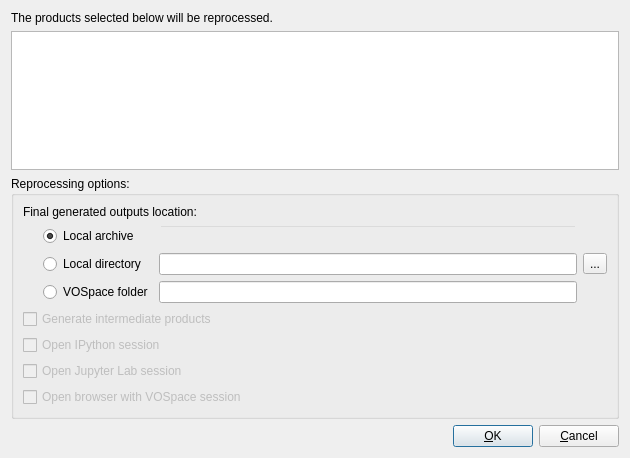
<?xml version="1.0" encoding="UTF-8"?>
<ui version="4.0">
 <class>DlgReproc</class>
 <widget class="QDialog" name="DlgReproc">
  <property name="geometry">
   <rect>
    <x>0</x>
    <y>0</y>
    <width>630</width>
    <height>458</height>
   </rect>
  </property>
  <property name="windowTitle">
   <string>Products Reprocessing</string>
  </property>
  <layout class="QVBoxLayout" name="verticalLayout_2">
   <item>
    <widget class="QLabel" name="lblDesc">
     <property name="text">
      <string>The products selected below will be reprocessed.</string>
     </property>
    </widget>
   </item>
   <item>
    <widget class="QListWidget" name="lstInputProducts"/>
   </item>
   <item>
    <widget class="QGroupBox" name="grpboxOptions">
     <property name="title">
      <string>Reprocessing options:</string>
     </property>
     <layout class="QVBoxLayout" name="verticalLayout">
      <item>
       <widget class="QLabel" name="label_3">
        <property name="text">
         <string>Final generated outputs location:</string>
        </property>
       </widget>
      </item>
      <item>
       <layout class="QGridLayout" name="gridLayout_2">
        <item row="1" column="1">
         <widget class="QRadioButton" name="rbtnLocalDir">
          <property name="toolTip">
           <string>&lt;html&gt;&lt;head/&gt;&lt;body&gt;&lt;p&gt;Reprocessed files will be stored in the selected local directory (defaults to defined user area). Output products are NOT re-ingested into the system.&lt;/p&gt;&lt;/body&gt;&lt;/html&gt;</string>
          </property>
          <property name="text">
           <string>Local directory</string>
          </property>
          <attribute name="buttonGroup">
           <string notr="true">btngrpOutputsLocation</string>
          </attribute>
         </widget>
        </item>
        <item row="2" column="1">
         <widget class="QRadioButton" name="rbtnVOSpace">
          <property name="toolTip">
           <string>&lt;html&gt;&lt;head/&gt;&lt;body&gt;&lt;p&gt;Reprocessed files will be uploaded to the specifed VOSpace folder (defaults to defined folder in the config. file). Output products are NOT re-ingested into the system.&lt;/p&gt;&lt;/body&gt;&lt;/html&gt;</string>
          </property>
          <property name="text">
           <string>VOSpace folder</string>
          </property>
          <attribute name="buttonGroup">
           <string notr="true">btngrpOutputsLocation</string>
          </attribute>
         </widget>
        </item>
        <item row="2" column="2">
         <widget class="QLineEdit" name="edVOSpace">
          <property name="toolTip">
           <string>Final location of output products after reprocessing (can be modified, jusst change the path in this edit box)</string>
          </property>
         </widget>
        </item>
        <item row="0" column="2">
         <widget class="QLineEdit" name="edLocalArch">
          <property name="toolTip">
           <string>Final location of output products after reprocessing (cannot be modified)</string>
          </property>
          <property name="styleSheet">
           <string notr="true">* { background-color: rgba(0, 0, 0, 0); }</string>
          </property>
          <property name="frame">
           <bool>true</bool>
          </property>
         </widget>
        </item>
        <item row="1" column="2">
         <widget class="QLineEdit" name="edLocalDir">
          <property name="toolTip">
           <string>Final location of output products after reprocessing (can be modified,use button next to this edition box.)</string>
          </property>
         </widget>
        </item>
        <item row="0" column="1">
         <widget class="QRadioButton" name="rbtnLocalArch">
          <property name="toolTip">
           <string>&lt;html&gt;&lt;head/&gt;&lt;body&gt;&lt;p&gt;Reprocessed data will be stored in the QPF Local Archive, with the proper updated version.  As in the nominal processing, the outputs will be re-ingested into the system for further processing, if needed.&lt;/p&gt;&lt;/body&gt;&lt;/html&gt;</string>
          </property>
          <property name="text">
           <string>Local archive</string>
          </property>
          <property name="checked">
           <bool>true</bool>
          </property>
          <attribute name="buttonGroup">
           <string notr="true">btngrpOutputsLocation</string>
          </attribute>
         </widget>
        </item>
        <item row="1" column="3">
         <widget class="QToolButton" name="tbtnLocal">
          <property name="text">
           <string>...</string>
          </property>
         </widget>
        </item>
        <item row="1" column="0">
         <spacer name="horizontalSpacer">
          <property name="orientation">
           <enum>Qt::Horizontal</enum>
          </property>
          <property name="sizeType">
           <enum>QSizePolicy::Fixed</enum>
          </property>
          <property name="sizeHint" stdset="0">
           <size>
            <width>20</width>
            <height>20</height>
           </size>
          </property>
         </spacer>
        </item>
       </layout>
      </item>
      <item>
       <widget class="QFrame" name="frmAdditionalOpts">
        <property name="frameShape">
         <enum>QFrame::NoFrame</enum>
        </property>
        <property name="frameShadow">
         <enum>QFrame::Raised</enum>
        </property>
        <layout class="QVBoxLayout" name="verticalLayout_3">
         <property name="leftMargin">
          <number>0</number>
         </property>
         <property name="topMargin">
          <number>0</number>
         </property>
         <property name="rightMargin">
          <number>0</number>
         </property>
         <property name="bottomMargin">
          <number>0</number>
         </property>
         <item>
          <widget class="QCheckBox" name="chkGenIntermProd">
           <property name="enabled">
            <bool>false</bool>
           </property>
           <property name="toolTip">
            <string>Generate intermediate products (only available for storage in local directory)</string>
           </property>
           <property name="text">
            <string>Generate intermediate products</string>
           </property>
          </widget>
         </item>
         <item>
          <widget class="QCheckBox" name="chkIPython">
           <property name="enabled">
            <bool>false</bool>
           </property>
           <property name="toolTip">
            <string>Open IPython session with output products available for analysis (only enabled for storage in local directory)</string>
           </property>
           <property name="text">
            <string>Open IPython session</string>
           </property>
           <attribute name="buttonGroup">
            <string notr="true">btngrpAnalyzeSession</string>
           </attribute>
          </widget>
         </item>
         <item>
          <widget class="QCheckBox" name="chkJupLab">
           <property name="enabled">
            <bool>false</bool>
           </property>
           <property name="toolTip">
            <string>Open Jupyter Lab session with output products available for analysis (only enabled for storage in local directory)</string>
           </property>
           <property name="text">
            <string>Open Jupyter Lab session</string>
           </property>
           <attribute name="buttonGroup">
            <string notr="true">btngrpAnalyzeSession</string>
           </attribute>
          </widget>
         </item>
         <item>
          <widget class="QCheckBox" name="chkBrowserVOSpace">
           <property name="enabled">
            <bool>false</bool>
           </property>
           <property name="toolTip">
            <string>Open default browser with VOSpace target space corresponding to configured VOSpace account (only available when VOSpace folder is selected as target for output products)</string>
           </property>
           <property name="text">
            <string>Open browser with VOSpace session</string>
           </property>
          </widget>
         </item>
        </layout>
       </widget>
      </item>
     </layout>
    </widget>
   </item>
   <item>
    <layout class="QHBoxLayout" name="horizontalLayout_8">
     <property name="leftMargin">
      <number>0</number>
     </property>
     <property name="topMargin">
      <number>0</number>
     </property>
     <property name="rightMargin">
      <number>0</number>
     </property>
     <property name="bottomMargin">
      <number>0</number>
     </property>
     <item>
      <spacer name="horizontalSpacer_4">
       <property name="orientation">
        <enum>Qt::Horizontal</enum>
       </property>
       <property name="sizeHint" stdset="0">
        <size>
         <width>40</width>
         <height>20</height>
        </size>
       </property>
      </spacer>
     </item>
     <item>
      <widget class="QPushButton" name="btnOK">
       <property name="text">
        <string>&amp;OK</string>
       </property>
      </widget>
     </item>
     <item>
      <widget class="QPushButton" name="btnCancel">
       <property name="text">
        <string>&amp;Cancel</string>
       </property>
      </widget>
     </item>
    </layout>
   </item>
  </layout>
 </widget>
 <resources/>
 <connections>
  <connection>
   <sender>btnOK</sender>
   <signal>clicked()</signal>
   <receiver>DlgReproc</receiver>
   <slot>accept()</slot>
   <hints>
    <hint type="sourcelabel">
     <x>533</x>
     <y>443</y>
    </hint>
    <hint type="destinationlabel">
     <x>387</x>
     <y>183</y>
    </hint>
   </hints>
  </connection>
  <connection>
   <sender>btnCancel</sender>
   <signal>clicked()</signal>
   <receiver>DlgReproc</receiver>
   <slot>reject()</slot>
   <hints>
    <hint type="sourcelabel">
     <x>619</x>
     <y>443</y>
    </hint>
    <hint type="destinationlabel">
     <x>278</x>
     <y>189</y>
    </hint>
   </hints>
  </connection>
  <connection>
   <sender>rbtnLocalDir</sender>
   <signal>toggled(bool)</signal>
   <receiver>chkIPython</receiver>
   <slot>setEnabled(bool)</slot>
   <hints>
    <hint type="sourcelabel">
     <x>121</x>
     <y>269</y>
    </hint>
    <hint type="destinationlabel">
     <x>62</x>
     <y>352</y>
    </hint>
   </hints>
  </connection>
  <connection>
   <sender>rbtnLocalDir</sender>
   <signal>toggled(bool)</signal>
   <receiver>chkJupLab</receiver>
   <slot>setEnabled(bool)</slot>
   <hints>
    <hint type="sourcelabel">
     <x>124</x>
     <y>261</y>
    </hint>
    <hint type="destinationlabel">
     <x>139</x>
     <y>365</y>
    </hint>
   </hints>
  </connection>
  <connection>
   <sender>rbtnVOSpace</sender>
   <signal>toggled(bool)</signal>
   <receiver>chkBrowserVOSpace</receiver>
   <slot>setEnabled(bool)</slot>
   <hints>
    <hint type="sourcelabel">
     <x>108</x>
     <y>290</y>
    </hint>
    <hint type="destinationlabel">
     <x>46</x>
     <y>399</y>
    </hint>
   </hints>
  </connection>
  <connection>
   <sender>rbtnLocalDir</sender>
   <signal>toggled(bool)</signal>
   <receiver>chkGenIntermProd</receiver>
   <slot>setEnabled(bool)</slot>
   <hints>
    <hint type="sourcelabel">
     <x>113</x>
     <y>265</y>
    </hint>
    <hint type="destinationlabel">
     <x>112</x>
     <y>324</y>
    </hint>
   </hints>
  </connection>
  <connection>
   <sender>chkIPython</sender>
   <signal>toggled(bool)</signal>
   <receiver>DlgReproc</receiver>
   <slot>selectLocalFolderToIPythonWorkDir(bool)</slot>
   <hints>
    <hint type="sourcelabel">
     <x>88</x>
     <y>345</y>
    </hint>
    <hint type="destinationlabel">
     <x>242</x>
     <y>439</y>
    </hint>
   </hints>
  </connection>
  <connection>
   <sender>rbtnLocalDir</sender>
   <signal>toggled(bool)</signal>
   <receiver>chkIPython</receiver>
   <slot>setEnabled(bool)</slot>
   <hints>
    <hint type="sourcelabel">
     <x>121</x>
     <y>269</y>
    </hint>
    <hint type="destinationlabel">
     <x>62</x>
     <y>352</y>
    </hint>
   </hints>
  </connection>
  <connection>
   <sender>rbtnLocalDir</sender>
   <signal>toggled(bool)</signal>
   <receiver>chkJupLab</receiver>
   <slot>setEnabled(bool)</slot>
   <hints>
    <hint type="sourcelabel">
     <x>124</x>
     <y>261</y>
    </hint>
    <hint type="destinationlabel">
     <x>139</x>
     <y>365</y>
    </hint>
   </hints>
  </connection>
  <connection>
   <sender>rbtnVOSpace</sender>
   <signal>toggled(bool)</signal>
   <receiver>chkBrowserVOSpace</receiver>
   <slot>setEnabled(bool)</slot>
   <hints>
    <hint type="sourcelabel">
     <x>108</x>
     <y>290</y>
    </hint>
    <hint type="destinationlabel">
     <x>46</x>
     <y>399</y>
    </hint>
   </hints>
  </connection>
  <connection>
   <sender>rbtnLocalDir</sender>
   <signal>toggled(bool)</signal>
   <receiver>chkGenIntermProd</receiver>
   <slot>setEnabled(bool)</slot>
   <hints>
    <hint type="sourcelabel">
     <x>113</x>
     <y>265</y>
    </hint>
    <hint type="destinationlabel">
     <x>112</x>
     <y>324</y>
    </hint>
   </hints>
  </connection>
 </connections>
 <slots>
  <slot>showHelp()</slot>
  <slot>selectApp()</slot>
  <slot>selectProdTypes()</slot>
  <slot>selectLocalFolderToIPythonWorkDir(bool)</slot>
 </slots>
 <buttongroups>
  <buttongroup name="btngrpAnalyzeSession"/>
  <buttongroup name="btngrpOutputsLocation"/>
 </buttongroups>
</ui>
